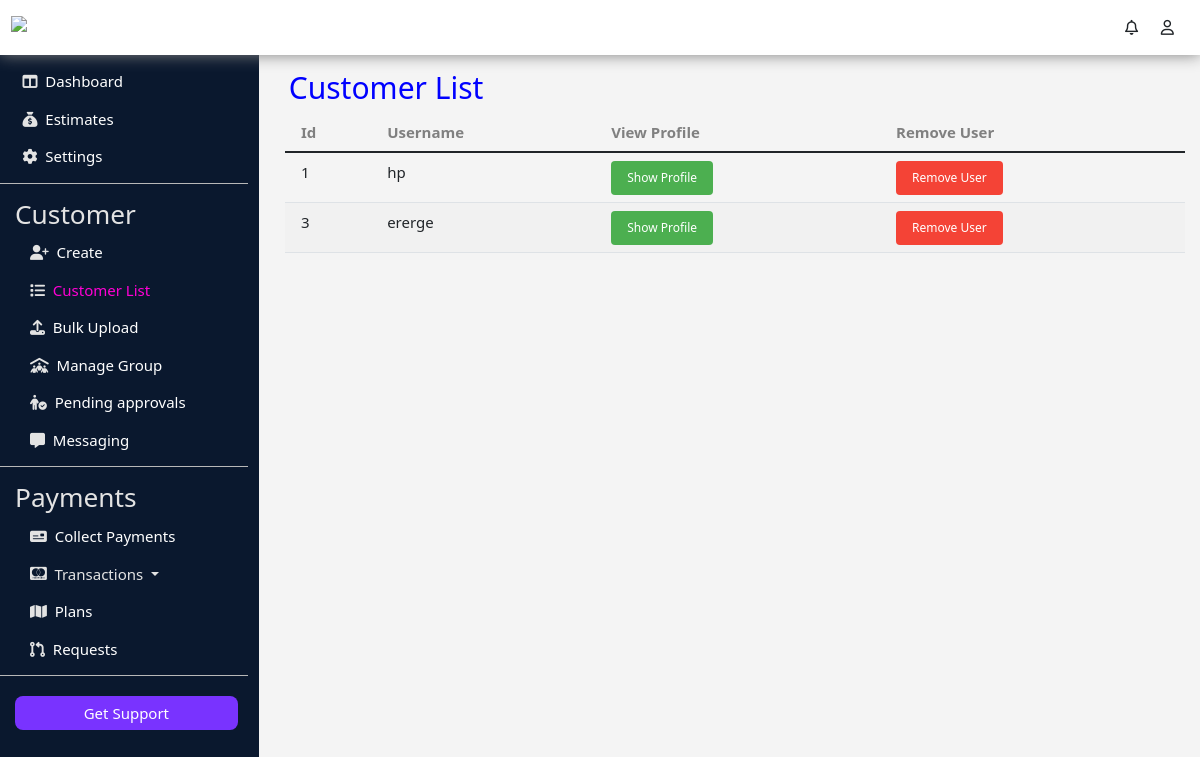
The page /apps/whatsapp/customerlist/ (signed in) on the database its author committed.
### accounts/models.py (models this page shows, shortened)
class Profile(models.Model):
    user = models.OneToOneField(User, on_delete=models.CASCADE, related_name='profile')
    apps=models.ManyToManyField(applists,related_name='apps')
    status = models.CharField(choices=status_choices, max_length=20, default='c')
    full_name = models.CharField(max_length=100, blank=True, null=True)
    utility_name = models.CharField(max_length=200, null=True, blank=True)
    utility_short_name= models.CharField(max_length=50, null=True, blank=True)
    utility_state= models.CharField(max_length=50, null=True, blank=True)
    utility_district= models.CharField(max_length=50, null=True, blank=True)
    utility_country= models.CharField(max_length=50, null=True, blank=True)
    utility_postalcode= models.CharField(max_length=20, null=True, blank=True)
    utility_address=models.TextField(max_length=200, null=True, blank=True)
    contact_person= models.CharField(max_length=200, null=True, blank=True)
    contact_email = models.EmailField(max_length=50, null=True, blank=True)
    contact_phnum = models.CharField(max_length=15, null=True, blank=True)
    contact_mobile= models.CharField(max_length=15, null=True, blank=True)
    contact_designation= models.CharField(max_length=100, null=True, blank=True)
    contact_landline= models.CharField(max_length=20, null=True, blank=True)
    emergency_person=models.CharField(max_length=200, null=True, blank=True)
    emergency_altperson=models.CharField(max_length=200, null=True, blank=True)
    emergency_mobile=models.CharField(max_length=200, null=True, blank=True)
    emergency_altmobile=models.CharField(max_length=200, null=True, blank=True)
    emergency_officeaddress=models.TextField(max_length=200,null=True,blank=True)
    emergency_altofficeaddress=models.TextField(max_length=200,null=True,blank=True)
    info_created_at = models.DateTimeField(auto_now_add=True)
    info_updated_at = models.DateTimeField(auto_now=True)
    se_coins= models.IntegerField(null=True, default=999, blank=True)
    slug = models.SlugField(max_length=200, editable=False, null=True, blank=True)
    admin=models.BooleanField(default=False)
    plan_start_date = models.DateTimeField(null=True)
    plan_end_date = models.DateTimeField(null=True)
    plans = models.ManyToManyField(Plan)
    plan_active = models.BooleanField(default=False)
    paid = models.BooleanField(default=False)

### dashboard/views.py (the view)
# urls.py: path('customerlist/',views.customerlist,name='customerlist'),
@login_required
def customerlist(request,slug):
    app=applists.objects.get(slug=slug)
    details = Profile.objects.filter(apps=app).values_list('user__username', 'slug', 'id')
    return render(request, 'customerlist.html', {'details':details, 'slug':slug})

### templates/customerlist.html (shortened to what this page needs)
{% extends 'dashaside.html' %}
{% load static %}
  {% block body %}
      <div class="col-md-7 flex-md-fill">
        <div class="col right" id="customer-list">
          <h2 class="ps-1 pt-3" style="color: blue">Customer List</h2>
          <div class="table-responsive">
            <table class="table w3-table w3-striped">
              <thead>
                <tr>
                  <th scope="col">Id</th>
                  <th scope="col">Username</th>
                  <th scope="col">View Profile</th>
                  <th scope="col">Remove User</th>
                </tr>
              </thead>
              <tbody>
                {% for i in details %}
                <tr>
                    <td>{{ i.2 }}</td>
                    <td>{{ i.0 }}</td>
                    <td>
                      <a class='w3-button w3-small w3-round w3-green' href="{% url 'show_profile' i.1 slug %}" >Show Profile</a>
                    </td>
                    <td>
                      <a class='w3-button w3-small w3-round w3-red' href="{% url 'remove-customer' slug i.1 %}" >Remove User</a>
                    </td>
                </tr>
                {%endfor%}
              </tbody>
            </table>
          </div>
        </div>
      </div>
{% endblock body %}

### static/w3.css (style rules this page uses)
html { box-sizing:border-box }
*,*:before,*:after { box-sizing:inherit }
html { -ms-text-size-adjust:100%;-webkit-text-size-adjust:100% }
body { margin:0 }
a { background-color:transparent }
html,body { font-family:Verdana,sans-serif;font-size:15px;line-height:1.5 }
html { overflow-x:hidden }
h2 { font-size:30px }
h1,h2,h3,h4,h5,h6 { font-family:"Segoe UI",Arial,sans-serif;font-weight:400;margin:10px 0 }
a { color:inherit }
.w3-table,.w3-table-all { border-collapse:collapse;border-spacing:0;width:100%;display:table }
.w3-striped tbody tr:nth-child(even) { background-color:#f1f1f1 }
.w3-table td,.w3-table th,.w3-table-all td,.w3-table-all th { padding:8px 8px;display:table-cell;text-align:left;vertical-align:top }
.w3-table th:first-child,.w3-table td:first-child,.w3-table-all th:first-child,.w3-table-all td:first-child { padding-left:16px }
.w3-btn,.w3-button { border:none;display:inline-block;padding:8px 16px;vertical-align:middle;overflow:hidden;text-decoration:none;color:inherit;background-color:inherit;text-align:center;cursor:pointer;white-space:nowrap }
.w3-btn,.w3-button { -webkit-touch-callout:none;-webkit-user-select:none;-khtml-user-select:none;-moz-user-select:none;-ms-user-select:none;user-select:none }
.w3-round,.w3-round-medium { border-radius:4px }
.w3-small { font-size:12px!important }
.w3-green,.w3-hover-green:hover { color:#fff!important;background-color:#4CAF50!important }
.w3-red,.w3-hover-red:hover { color:#fff!important;background-color:#f44336!important }

### static/dashboard/styles.css (style rules this page uses)
html, body { overflow: hidden; height: 100%; }
body { background: #e5e5e566; }
.right { padding-left: 1rem; padding-right: 1rem; max-height: calc(100vh - 60px); overflow: scroll; }
th { color: gray; }

### rows shown on the page
Profile: i "1", slug "hp"
Profile: i "3", slug "ererge"
